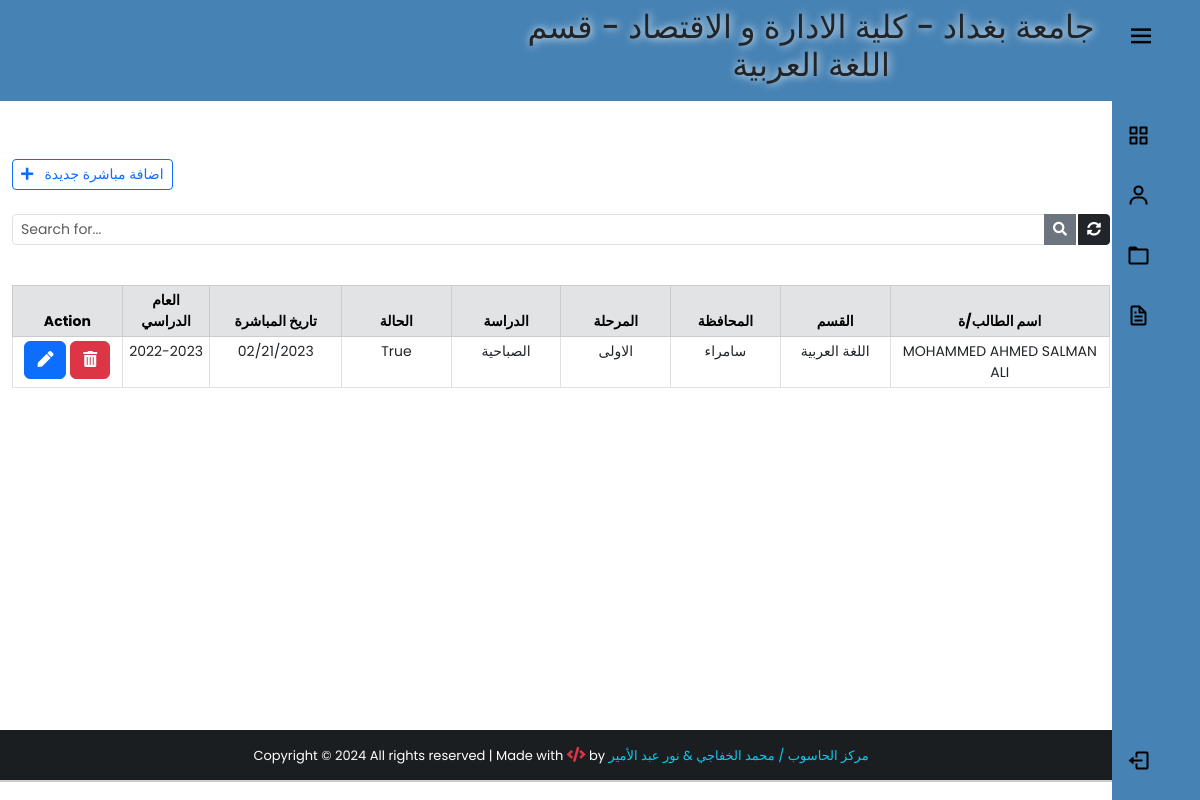
/backend-allstudents/ (signed in), run on an earlier commit of the app's database.
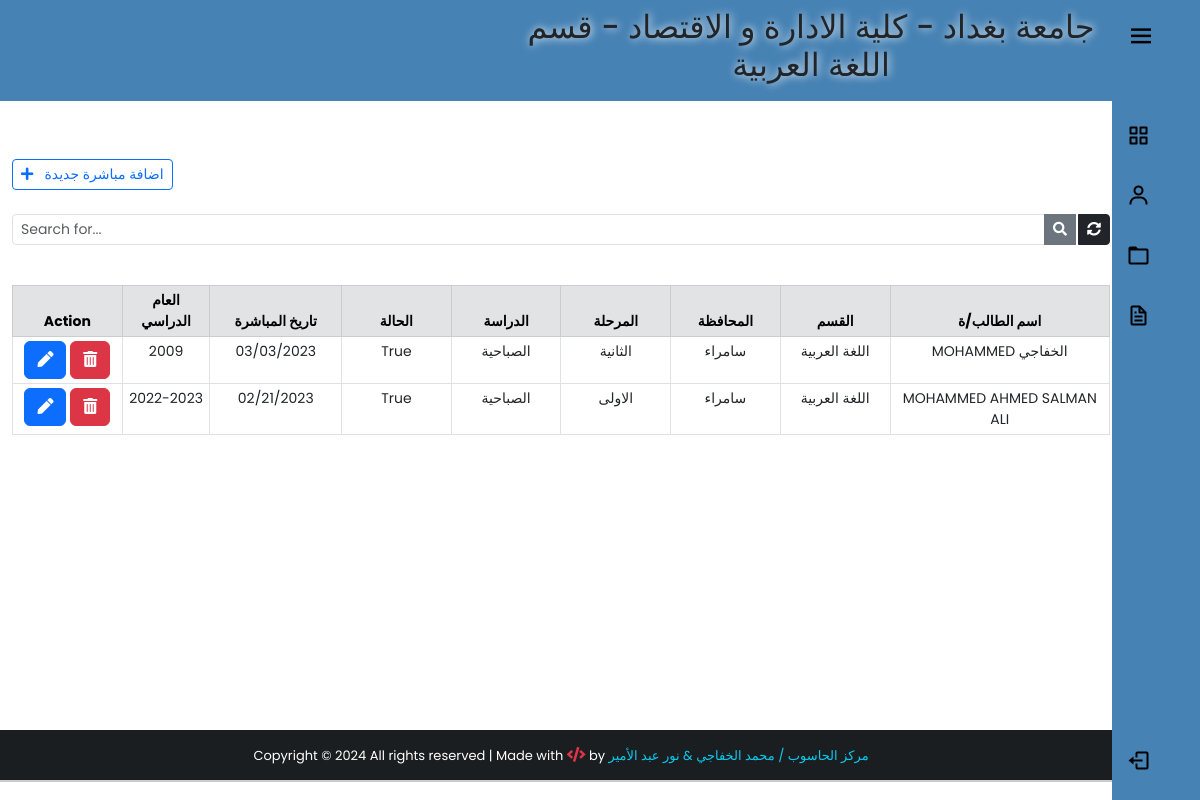
And on a later commit of the database.
### app/models.py (models this page shows, shortened)
class AllStudents(models.Model):
    stage_list = (
        ("الاولى", "الاولى"),
        ("الثانية", "الثانية"),
        ("الثالثة", "الثالثة"),
        ("الرابعة", "الرابعة"),
    )
    study_list = (
        ("الصباحية", "الصباحية"),
        ("المسائية", "المسائية"),
    )
    user = models.CharField(max_length=100, verbose_name="اسم المستخدم")
    name = models.CharField(max_length=100, verbose_name="اسم الطالب/ة")
    Dname = models.CharField(max_length=100, verbose_name="القسم")
    Cname = models.CharField(max_length=100, verbose_name="المحافظة")
    stage = models.CharField(max_length=50, verbose_name="المرحلة", choices=stage_list,)
    state = models.BooleanField(max_length=100, verbose_name="مباشرة",default=True,null=True,blank=True)
    date = models.DateField(verbose_name="تاريخ المباشرة",null=True,blank=True)
    year = models.CharField(max_length=50, verbose_name="العام الدراسي")
    study = models.CharField(max_length=20,verbose_name="الدراسة", choices=study_list,null=True)
    note = models.TextField(blank=True, null=True, verbose_name="الملاحظات")
    img = models.ImageField(upload_to="%y/%m",null=True,blank=True)
    created_at = models.DateTimeField(auto_now_add=True)
    class Meta:
        verbose_name_plural = 'مباشرات الطلبة'

### app/views.py (the view)
# urls.py: path('backend-allstudents/',views.backend_all_student,name="backend_all_student"),
@cache_control(no_cache=True, must_revalidate=True, no_store=True)
@login_required(login_url='login')
def backend_all_student(request):
    if 'q' in request.GET:
        q = request.GET['q']
        user = request.user.userprofile
        all_student_list = AllStudents.objects.filter(
            Q(name__icontains=q) | Q(stage=q) | Q(study=q)
        ).order_by('-created_at')
        all_student_list=all_student_list.filter(Dname=user.Dname,Cname=user.Cname,user=user.user)
    else:
        user = request.user.userprofile
        all_student_list = AllStudents.objects.all().filter(
            user=user.user, Dname=user.Dname, Cname=user.Cname).order_by('-created_at','stage')
    paginator = Paginator(all_student_list, 5)
    page = request.GET.get('page')
    all_students = paginator.get_page(page)
    context = {
        'allstd': all_students,
        'user': user,
    }
    return render(request, 'AllStudents/backend-allstudents.html', context)

### app/models.py (called while the page is built)
    def __str__(self):
        return self.Dname

    def __str__(self):
        return self.Cname

### app/templates/AllStudents/backend-allstudents.html (shortened to what this page needs)
{% extends 'base2.html' %}
{% block content %}
<div class="container" style="padding-top:10px;">
     <br><br>
     <div class="d-flex justify-content-between">
          <a href="{% url 'add_allstudent' %}" class="btn btn-outline-primary btn-sm"> <i class="fas fa-plus"></i>&nbsp;&nbsp; اضافة مباشرة جديدة</a>
     </div>
     <form action="">
          <div class="input-group input-group-sm mb-3 mt-4">
               <input type="text" name="q" class="form-control" placeholder="Search for..." value="{{ request.GET.q }}">
               <button class="btn btn-secondary"><i class="fas fa-search"></i></button>
               <a href="{% url 'backend_all_student' %}" class="btn btn-dark" style="margin-left:2px;"><i class="fas fa-sync-alt"></i></a>
          </div>
     </form>
     <center>
          <table class="table table-bordered table-sm mt-4" style="text-align: center; font-size: 14px;">
               <thead class="table-secondary">
                  <div class="row">
                    <tr>
                         <th class="col-lg-2 col-sm-1" style="width:10%;" colspan="1">Action</th>
                         <th class="col-lg-2 col-sm-1" style="width:8%;">العام الدراسي</th>
                         <th class="col-lg-2 col-sm-1" style="width:12%;">تاريخ المباشرة</th>
                         <th class="col-lg-2 col-sm-1" style="width:10%;">الحالة</th>
                         <th class="col-lg-2 col-sm-1" style="width:10%;">الدراسة </th>
                         <th class="col-lg-2 col-sm-1" style="width:10%;">المرحلة </th>
                         <th class="col-lg-2 col-sm-1" style="width:10%;">المحافظة</th>
                         <th class="col-lg-2 col-sm-1" style="width:10%;">القسم</th>
                         <th class="col-lg-2 col-sm-1" style="width:20%;">اسم الطالب/ة</th>
                    </tr>
              </div>
               </thead>
               {% for std in allstd %}
               <tr>
                     <td id="responsive-border">
                         <a href="/all_student/{{std.id}}" class="btn btn-primary " title="Edit patient">
                              <i class="fas fa-pen"></i>
                         </a>
                         <a class="btn btn-secondary btn-danger" title="Remove patient" data-bs-toggle="modal" data-bs-target="#deleteModal{{std.pk}}">
                              <i class="fas fa-trash-alt"></i>
                         </a>
                     </td>
                    <td id="responsive-border"data-label="العام الدراسي">{{std.year}}</td>
                     <td id="responsive-border"data-label="تاريخ المباشرة">{{std.date | date:'m/d/Y'}}</td>
                    <td id="responsive-border"data-label="الحالة">{{std.state}}</td>
                    <td id="responsive-border"data-label="الدراسة">{{std.study}}</td>
                    <td id="responsive-border"data-label="المرحلة">{{std.stage}}</td>
                    <td id="responsive-border"data-label="المحافظة">{{std.Cname}}</td>
                    <td id="responsive-border"data-label="القسم">{{std.Dname}}</td>
                    <td id="responsive-border"data-label="اسم الطالب/ة">{{std.name}}</td>
               </tr>
               {% endfor %}
          </table>
     </center>
    <br> <br>
     </div>
{% endblock content %}

What changed in the data, as far as the page shows it:
added AllStudents: year "2009", date "03/03/2023", state "True", study "الصباحية", stage "الثانية", Cname "سامراء", Dname "اللغة العربية", name "MOHAMMED الخفاجي"
